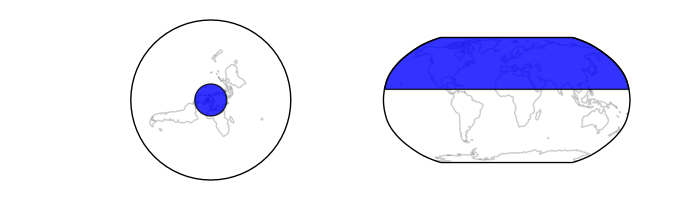

Write the Python code that produced this figure.
import cartopy.crs as ccrs
import matplotlib.pyplot as plt
import shapely.geometry as sgeom


LHS, RHS = ccrs.NorthPolarStereo(), ccrs.Robinson()
geom = sgeom.Point(0, 0).buffer(10000000)


fig = plt.figure(figsize=(7, 2))

ax1 = plt.subplot(1, 2, 1, projection=LHS)
ax2 = plt.subplot(1, 2, 2, projection=RHS)

ax1.coastlines(color='gray', alpha=0.4)
ax2.coastlines(color='gray', alpha=0.4)

ax1.add_geometries([geom], LHS, facecolor='blue', alpha=0.8)
ax2.add_geometries([geom], LHS, facecolor='blue', alpha=0.8)

plt.show()
